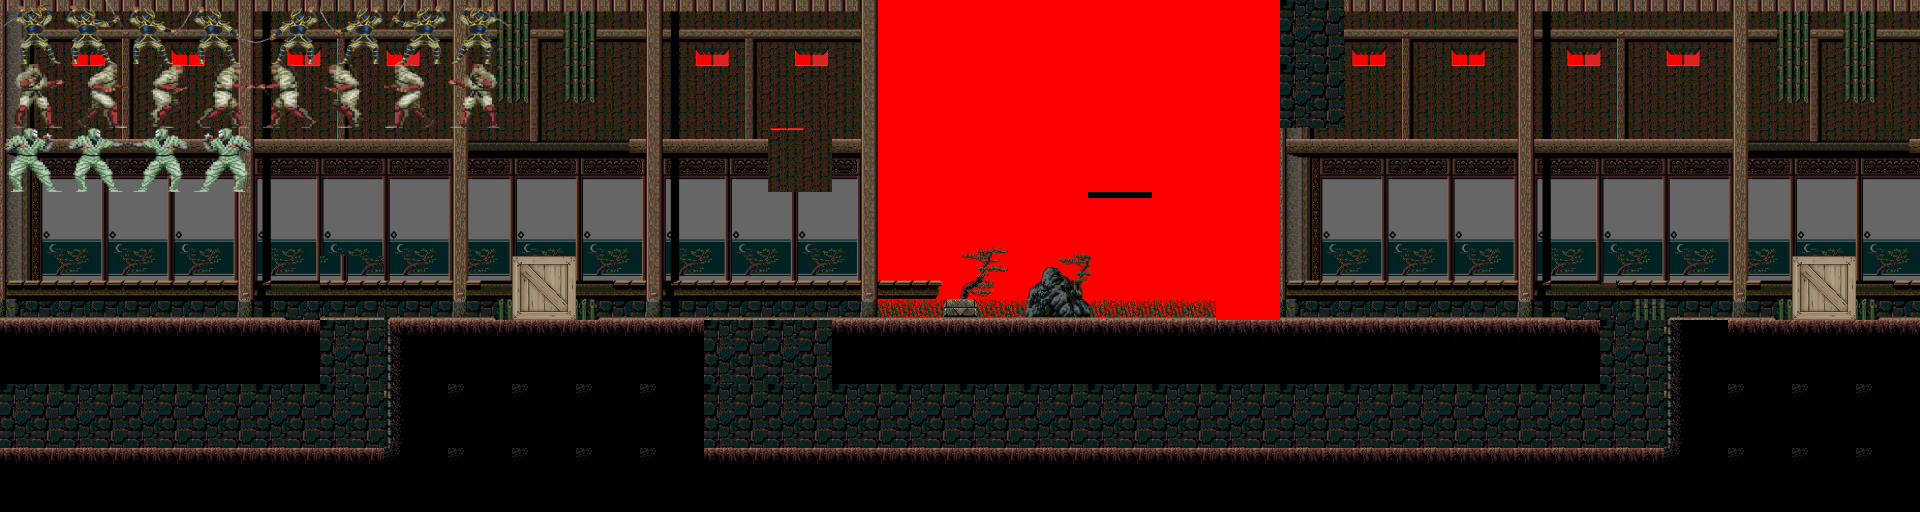

This game map was drawn from its Tiled (.tmx) file and the tilesets committed beside it. A one-line description and the full map source follow:
An orthogonal 30x8 tile map with 64x64 px tiles, 5 tile layers (Background, Platforma, Boss, Enemy-mumia, ...), 7 tilesets and 18 objects (Projektil1, Projektil2, c1, c2, c3, ...).

<map version="1.10" tiledversion="1.10.2" orientation="orthogonal" renderorder="right-down" width="30" height="8" tilewidth="64" tileheight="64" infinite="0" nextlayerid="10" nextobjectid="42">
 <editorsettings>
  <export target="../../DrugaRazina.js" format="js" />
 </editorsettings>
 <tileset firstgid="1" name="Druga_razina1" tilewidth="64" tileheight="64" tilecount="160" columns="20">
  <image source="Druga_razina1.png" width="1280" height="512" />
 </tileset>
 <tileset firstgid="161" name="Druga_razina" tilewidth="64" tileheight="64" tilecount="152" columns="19" objectalignment="topleft">
  <image source="Druga_razina.png" width="1234" height="561" />
 </tileset>
 <tileset firstgid="313" name="spike" tilewidth="64" tileheight="64" tilecount="1" columns="1">
  <image source="spike.png" width="64" height="64" />
 </tileset>
 <tileset firstgid="314" name="Projketili37" tilewidth="64" tileheight="64" tilecount="2" columns="2" objectalignment="topleft">
  <image source="Projketili37.png" width="128" height="64" />
 </tileset>
 <tileset firstgid="316" name="asseti64x64" tilewidth="64" tileheight="64" tilecount="40" columns="8" objectalignment="topleft">
  <image source="asseti64x64.png" width="512" height="320" />
 </tileset>
 <tileset firstgid="356" name="boxes2" tilewidth="64" tileheight="64" tilecount="2" columns="2" objectalignment="topleft">
  <image source="boxes2.png" width="128" height="64" />
 </tileset>
 <tileset firstgid="358" name="spikev2" tilewidth="64" tileheight="64" tilecount="1" columns="1" objectalignment="topleft">
  <image source="spike.png" width="64" height="64" />
 </tileset>
 <layer id="3" name="Background" width="30" height="8">
  <data encoding="csv">
161,162,163,164,165,166,167,168,169,170,171,172,173,174,175,176,177,178,179,196,298,162,163,164,165,166,167,168,169,170,
180,181,182,183,184,185,186,187,188,189,190,191,192,193,194,195,196,197,198,196,298,181,182,183,184,185,186,187,188,189,
199,200,201,202,203,204,205,206,207,208,209,210,186,212,213,214,215,216,217,196,199,200,201,202,203,204,205,206,207,208,
218,219,220,221,222,223,224,225,226,227,228,229,230,231,232,233,234,235,236,196,218,219,220,221,222,223,224,225,226,227,
237,238,239,240,241,248,243,244,245,246,247,248,249,250,251,252,253,254,255,214,237,238,239,240,241,242,243,244,245,246,
256,257,258,259,259,298,262,263,264,265,266,298,298,269,270,271,272,273,274,298,256,257,258,259,260,298,262,263,264,265,
298,298,298,298,298,298,281,300,300,300,300,298,298,298,298,298,298,298,298,298,298,298,298,298,298,298,281,300,300,300,
267,267,267,267,267,267,300,300,300,300,300,298,298,300,300,300,300,300,300,300,294,295,296,297,298,299,300,300,300,300
</data>
 </layer>
 <layer id="5" name="Platforma" width="30" height="8">
  <data encoding="csv">
0,0,0,0,0,0,0,0,0,0,0,0,0,174,0,0,0,0,0,0,0,0,0,0,0,0,0,0,0,0,
0,0,0,0,0,0,0,0,0,0,0,0,0,193,0,0,0,0,0,0,0,0,0,0,0,0,0,0,0,0,
199,200,201,202,203,204,205,0,0,0,209,210,0,212,0,0,0,0,0,0,199,200,201,202,203,204,205,0,0,0,
0,0,0,0,0,0,0,0,0,0,0,0,0,231,0,0,0,289,0,0,218,0,0,0,0,0,0,0,0,0,
0,0,0,0,0,0,0,0,357,0,0,0,0,250,0,0,0,0,0,0,237,0,0,0,0,0,0,0,357,0,
258,258,258,258,258,0,262,258,258,258,258,0,0,258,258,258,258,258,274,267,267,267,267,267,267,0,281,266,266,266,
0,0,0,0,0,0,281,0,0,0,300,0,0,0,0,0,0,0,0,0,0,0,0,0,0,0,281,0,0,0,
258,258,258,258,258,258,0,0,0,0,300,258,258,258,258,258,258,258,258,258,270,270,270,270,270,270,0,0,0,0
</data>
 </layer>
 <objectgroup id="4" name="objects">
  <properties>
   <property name="class" value="items" />
  </properties>
  <object id="6" name="Projektil1" gid="314" x="512" y="64" width="64" height="64" />
  <object id="7" name="Projektil2" gid="315" x="576" y="64" width="64" height="64" />
  <object id="8" name="c1" gid="346" x="128" y="384" width="64" height="64" />
  <object id="9" name="c2" gid="346" x="448" y="256" width="64" height="64" />
  <object id="10" name="c3" gid="346" x="576" y="256" width="64" height="64" />
  <object id="11" name="c4" gid="346" x="896" y="256" width="64" height="64" />
  <object id="12" name="c7" gid="346" x="1216" y="384" width="64" height="64" />
  <object id="13" name="c6" gid="346" x="1088" y="256" width="64" height="64" />
  <object id="14" name="c5" gid="346" x="960" y="384" width="64" height="64" />
  <object id="15" name="c8" gid="346" x="768" y="64" width="64" height="64" />
  <object id="22" name="c9" gid="346" x="1344" y="256" width="64" height="64" />
  <object id="23" name="c11" gid="346" x="1792" y="192" width="64" height="64" />
  <object id="24" name="c10" gid="346" x="1408" y="64" width="64" height="64" />
  <object id="25" name="mud" gid="186" x="897" y="307" width="383" height="13" />
  <object id="38" name="spike1" gid="358" x="101" y="384" width="27" height="64" />
  <object id="39" name="spike2" gid="358" x="256" y="384" width="30.5" height="64" />
  <object id="40" name="spike3" gid="358" x="927" y="384" width="33" height="64" />
  <object id="41" name="spike4" gid="358" x="1088" y="384" width="38" height="64" />
 </objectgroup>
 <layer id="8" name="Boss" width="30" height="8">
  <properties>
   <property name="class" value="boss" />
  </properties>
  <data encoding="csv">
332,333,334,335,336,337,338,339,0,0,0,0,0,0,0,0,0,0,0,0,0,0,0,0,0,0,0,0,0,0,
0,0,0,0,0,0,0,0,0,0,0,0,0,0,0,0,0,0,0,0,0,0,0,0,0,0,0,0,0,0,
0,0,0,0,0,0,0,0,0,0,0,0,0,0,0,0,0,0,0,0,0,0,0,0,0,0,0,0,0,0,
0,0,0,0,0,0,0,0,0,0,0,0,0,0,0,0,0,0,0,0,0,0,0,0,0,0,0,0,0,0,
0,0,0,0,0,0,0,0,0,0,0,0,0,0,0,0,0,0,0,0,0,0,0,0,0,0,0,0,0,0,
0,0,0,0,0,0,0,0,0,0,0,0,0,0,0,0,0,0,0,0,0,0,0,0,0,0,0,0,0,0,
0,0,0,0,0,0,0,0,0,0,0,0,0,0,0,0,0,0,0,0,0,0,0,0,0,0,0,0,0,0,
0,0,0,0,0,0,0,0,0,0,0,0,0,0,0,0,0,0,0,0,0,0,0,0,0,0,0,0,0,0
</data>
 </layer>
 <layer id="7" name="Enemy-mumia" width="30" height="8">
  <properties>
   <property name="class" value="mummy" />
  </properties>
  <data encoding="csv">
0,0,0,0,0,0,0,0,0,0,0,0,0,0,0,0,0,0,0,0,0,0,0,0,0,0,0,0,0,0,
0,0,0,0,0,0,0,0,0,0,0,0,0,0,0,0,0,0,0,0,0,0,0,0,0,0,0,0,0,0,
342,343,344,345,0,0,0,0,0,0,0,0,0,0,0,0,0,0,0,0,0,0,0,0,0,0,0,0,0,0,
0,0,0,0,0,0,0,0,0,0,0,0,0,0,0,0,0,0,0,0,0,0,0,0,0,0,0,0,0,0,
0,0,0,0,0,0,0,0,0,0,0,0,0,0,0,0,0,0,0,0,0,0,0,0,0,0,0,0,0,0,
0,0,0,0,0,0,0,0,0,0,0,0,0,0,0,0,0,0,0,0,0,0,0,0,0,0,0,0,0,0,
0,0,0,0,0,0,0,0,0,0,0,0,0,0,0,0,0,0,0,0,0,0,0,0,0,0,0,0,0,0,
0,0,0,0,0,0,0,0,0,0,0,0,0,0,0,0,0,0,0,0,0,0,0,0,0,0,0,0,0,0
</data>
 </layer>
 <layer id="9" name="Joe" width="30" height="8">
  <properties>
   <property name="class" value="joe" />
  </properties>
  <data encoding="csv">
0,0,0,0,0,0,0,0,0,0,0,0,0,0,0,0,0,0,0,0,0,0,0,0,0,0,0,0,0,0,
324,325,326,327,328,329,330,331,0,0,0,0,0,0,0,0,0,0,0,0,0,0,0,0,0,0,0,0,0,0,
0,0,0,0,0,0,0,0,0,0,0,0,0,0,0,0,0,0,0,0,0,0,0,0,0,0,0,0,0,0,
0,0,0,0,0,0,0,0,0,0,0,0,0,0,0,0,0,0,0,0,0,0,0,0,0,0,0,0,0,0,
0,0,0,0,0,0,0,0,0,0,0,0,0,0,0,0,0,0,0,0,0,0,0,0,0,0,0,0,0,0,
0,0,0,0,0,0,0,0,0,0,0,0,0,0,0,0,0,0,0,0,0,0,0,0,0,0,0,0,0,0,
0,0,0,0,0,0,0,0,0,0,0,0,0,0,0,0,0,0,0,0,0,0,0,0,0,0,0,0,0,0,
0,0,0,0,0,0,0,0,0,0,0,0,0,0,0,0,0,0,0,0,0,0,0,0,0,0,0,0,0,0
</data>
 </layer>
</map>